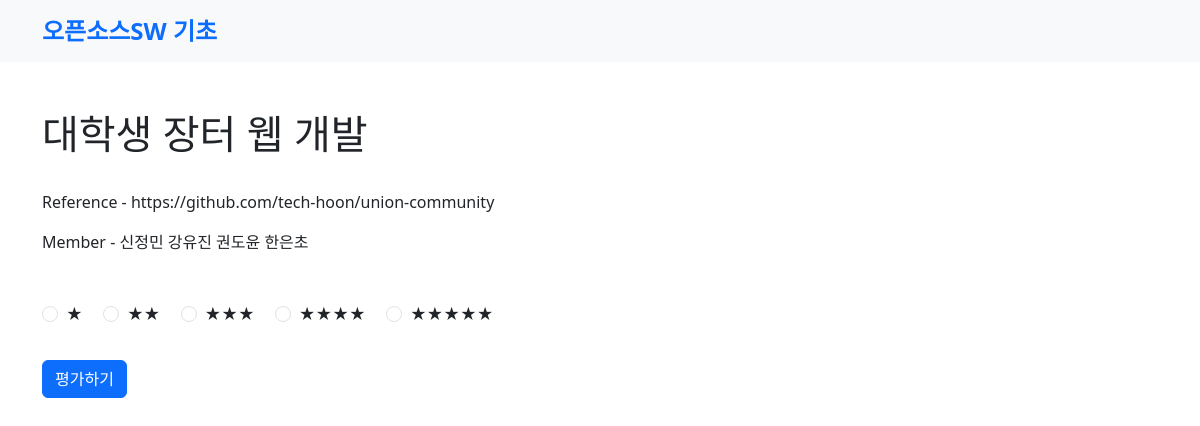
Page /grading/2/ on the committed database.
### grading/models.py (models this page shows, shortened)
class Project(models.Model):
    project_text = models.CharField(max_length=200, verbose_name='프로젝트명')
    pub_date = models.DateTimeField(auto_now_add=True, verbose_name='등록일')
    description = models.TextField(blank=True, verbose_name='설명')
    avg_rating = models.DecimalField(
        max_digits=3,
        decimal_places=1,
        default=0.0,
        verbose_name='평균 평점',
    )
    class Meta:
        ordering = ['-pub_date']
        verbose_name = '프로젝트'
        verbose_name_plural = '프로젝트 목록'

### grading/views.py (the view)
# urls.py: path("<int:pk>/", views.DetailView.as_view(), name="detail"),
class DetailView(generic.DetailView):
    model = Project
    template_name = "grading/detail.html"

### grading/templates/grading/detail.html (shortened to what this page needs)
{% load static %}
<!DOCTYPE html>
{% load static %}
<html lang="en">
<head>
  <link href="{% static 'css/main.css' %}" rel="stylesheet">
  <link href="https://cdn.jsdelivr.net/npm/bootstrap@5.3.0/dist/css/bootstrap.min.css" rel="stylesheet"
>
</head>
<body>
    {% include 'grading/navbar.html' %}
<div class="container my-5">
<form action="{% url 'grading:vote' project.id %}" method="post" class="rating-form">
    <fieldset class="mb-3">
        <legend><h1>{{project.project_text}}</h1></legend>
        <p>{{ project.description|linebreaks }}</p>
  <div class="mb-3 mt-5">
    <div>
      <div class="form-check form-check-inline">
        <input class="form-check-input" type="radio" name="stars" id="star1" value="1">
        <label class="form-check-label" for="star1">★</label>
      </div>
      <div class="form-check form-check-inline">
        <input class="form-check-input" type="radio" name="stars" id="star2" value="2">
        <label class="form-check-label" for="star2">★★</label>
      </div>
      <div class="form-check form-check-inline">
        <input class="form-check-input" type="radio" name="stars" id="star3" value="3">
        <label class="form-check-label" for="star3">★★★</label>
      </div>
      <div class="form-check form-check-inline">
        <input class="form-check-input" type="radio" name="stars" id="star4" value="4">
        <label class="form-check-label" for="star4">★★★★</label>
      </div>
      <div class="form-check form-check-inline">
        <input class="form-check-input" type="radio" name="stars" id="star5" value="5">
        <label class="form-check-label" for="star5">★★★★★</label>
      </div>
    </div>
  </div>
    </fieldset>
    <button type="submit" class="btn btn-primary">평가하기</button>
    </form>
</div>
</body>
</html>

### grading/static/css/main.css (style rules this page uses)
body { background-color: aliceblue; }

### rows in the picture
Project: project_text "대학생 장터 웹 개발", description "Reference - https://github.com/tech-hoon/union-community Member - 신정민 강유진 권도윤 한은초"
